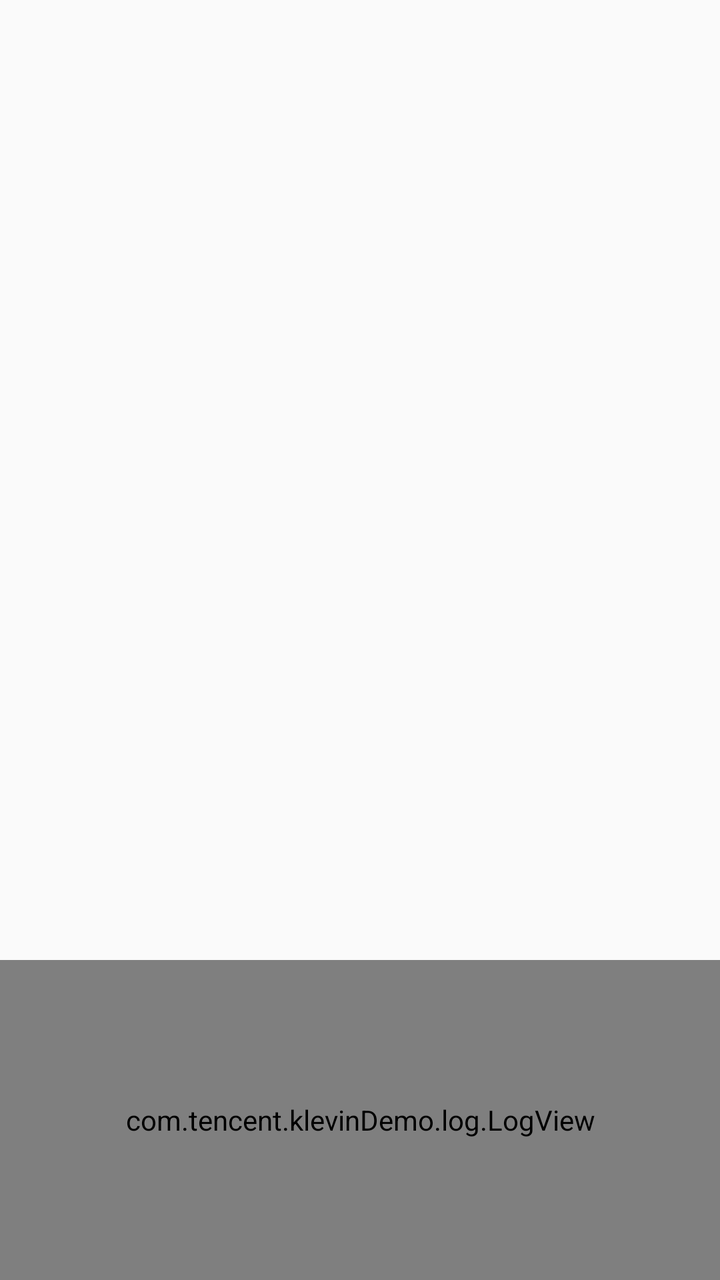
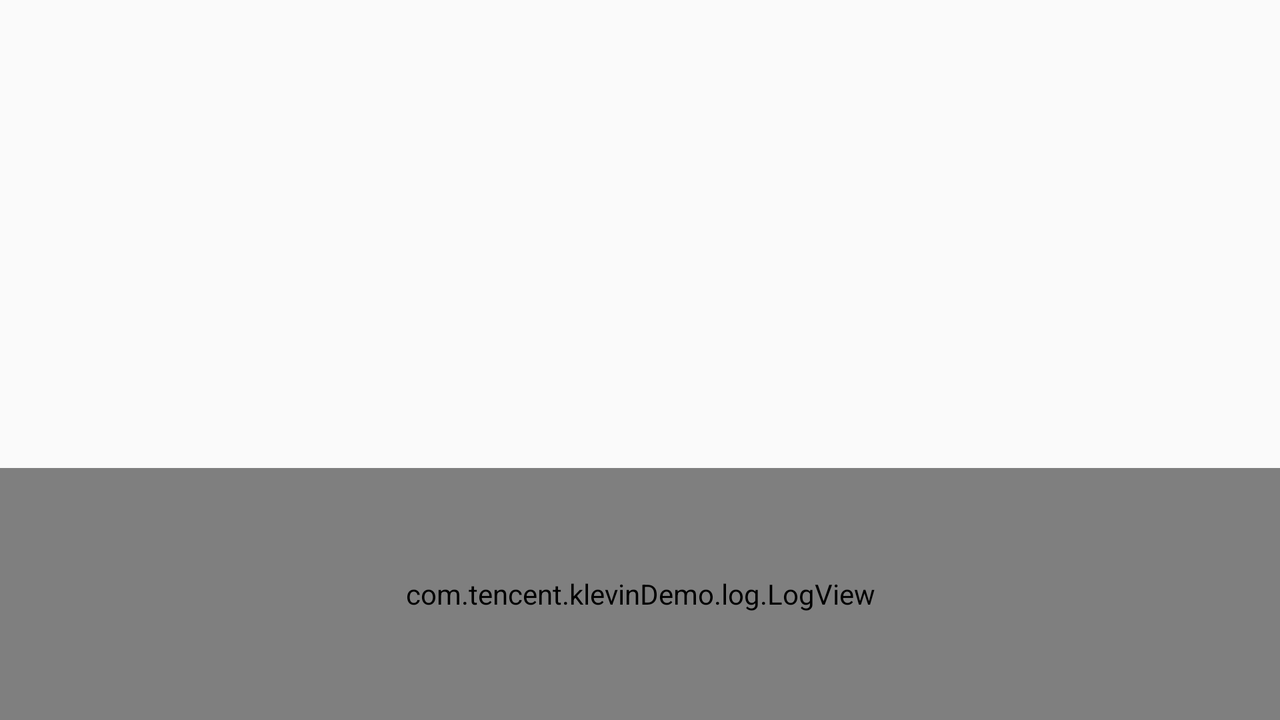

An Android layout and its configuration variant, each rendered on a device that would load it. The default file and the variant file are quoted in full after the pictures.
<!-- AndroidManifest.xml: application theme Theme.MyApplication -->
<!-- res/layout/activity_button_menu.xml -->
<?xml version="1.0" encoding="utf-8"?>
<android.support.constraint.ConstraintLayout xmlns:android="http://schemas.android.com/apk/res/android"
    xmlns:app="http://schemas.android.com/apk/res-auto"
    android:layout_width="match_parent"
    android:layout_height="match_parent">

    <android.support.v7.widget.RecyclerView
        android:id="@+id/recycler_buttons"
        android:layout_width="match_parent"
        android:layout_height="0dp"
        app:layout_constraintBottom_toTopOf="@+id/logView"
        app:layout_constraintEnd_toEndOf="parent"
        app:layout_constraintHorizontal_bias="0.0"
        app:layout_constraintStart_toStartOf="parent"
        app:layout_constraintTop_toTopOf="parent">

    </android.support.v7.widget.RecyclerView>

    <com.tencent.klevinDemo.log.LogView
        android:id="@+id/logView"
        android:layout_width="0dp"
        android:layout_height="0dp"
        app:layout_constraintBottom_toBottomOf="parent"
        app:layout_constraintEnd_toEndOf="parent"
        app:layout_constraintStart_toStartOf="parent"
        app:layout_constraintTop_toTopOf="@+id/guideline"
        app:layout_constraintVertical_bias="1.0" />

    <android.support.constraint.Guideline
        android:id="@+id/guideline"
        android:layout_width="wrap_content"
        android:layout_height="wrap_content"
        android:orientation="horizontal"
        app:layout_constraintGuide_percent="0.75" />

</android.support.constraint.ConstraintLayout>
<!-- resources referenced by this layout -->
<resources>
  <style name="Theme.MyApplication" parent="Theme.AppCompat.Light.DarkActionBar">
          
          <item name="colorPrimary">@color/blue_light</item>
          <item name="colorPrimaryDark">@color/purple_700</item>
          <item name="colorAccent">@color/teal_200</item>
          
  
          <item name="actionBarStyle">@style/MyTitleTextStyle</item>
      </style>
  <color name="blue_light">#4DB5DD</color>
  <color name="purple_700">#FF3700B3</color>
  <color name="teal_200">#FF03DAC5</color>
  <style name="MyTitleTextStyle" parent="@style/Widget.AppCompat.ActionBar.Solid">
          <item name="titleTextStyle">@style/TextAppearance.AppCompat.Title</item>
      </style>
</resources>
<!-- res/layout-land/activity_button_menu.xml (the repository's variant of the layout above) -->
<!-- drawn on the phone turned sideways -->
<?xml version="1.0" encoding="utf-8"?>
<android.support.constraint.ConstraintLayout xmlns:android="http://schemas.android.com/apk/res/android"
    xmlns:app="http://schemas.android.com/apk/res-auto"
    android:layout_width="match_parent"
    android:layout_height="match_parent">

    <android.support.v7.widget.RecyclerView
        android:id="@+id/recycler_buttons"
        android:layout_width="match_parent"
        android:layout_height="0dp"
        app:layout_constraintBottom_toTopOf="@+id/logView"
        app:layout_constraintEnd_toEndOf="parent"
        app:layout_constraintHorizontal_bias="0.0"
        app:layout_constraintStart_toStartOf="parent"
        app:layout_constraintTop_toTopOf="parent">

    </android.support.v7.widget.RecyclerView>

    <com.tencent.klevinDemo.log.LogView
        android:id="@+id/logView"
        android:layout_width="0dp"
        android:layout_height="0dp"
        app:layout_constraintBottom_toBottomOf="parent"
        app:layout_constraintEnd_toEndOf="parent"
        app:layout_constraintStart_toStartOf="parent"
        app:layout_constraintTop_toTopOf="@+id/guideline_land"
        app:layout_constraintVertical_bias="1.0" />

    <android.support.constraint.Guideline
        android:id="@+id/guideline_land"
        android:layout_width="wrap_content"
        android:layout_height="wrap_content"
        android:orientation="horizontal"
        app:layout_constraintGuide_percent="0.65" />

</android.support.constraint.ConstraintLayout>
